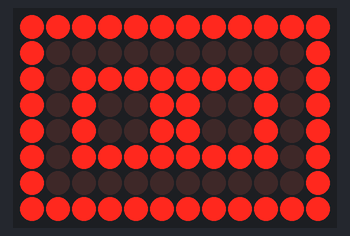
The sketch below on a simulated Arduino Uno R4 WiFi. On the bench: 12×8 LED matrix.

Above: at 0.1 s.

The sketch:

01_led_matrix_pattern.ino
```cpp
#include "Arduino_LED_Matrix.h"

ArduinoLEDMatrix matrix;

const uint32_t triangle[] = {
  0xfff801bf,
	0xda65a65b,
	0xfd801fff,
};


void setup() {
  // put your setup code here, to run once:
  matrix.begin();
  matrix.clear();
  matrix.loadFrame(triangle);
}

void loop() {
  // put your main code here, to run repeatedly:

}
```
